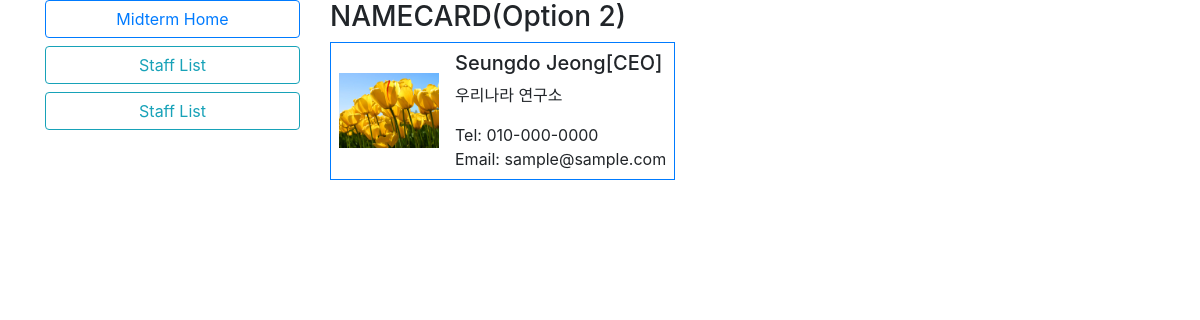
Page /midterm/list/1/alter/ on the committed database.
### midterm/models.py (models this page shows, shortened)
class Staff(models.Model):
    code = models.CharField(max_length=15)
    name = models.CharField(max_length=30)
    rank = models.CharField(max_length=100)
    image = models.ImageField(upload_to='midterm/images/%Y/%m/%d/',blank=True)
    def __str__(self):
        return f'{self.name}[{self.rank}]'

### midterm/views.py (the view)
# urls.py: path('list/<int:pk>/alter/',views.StaffCard2.as_view()),
class StaffCard2(DetailView):
    model = Staff
    template_name = 'midterm/name_card2.html'

### midterm/templates/midterm/name_card2.html
{% extends 'midterm/base.html' %}
{% block main_area %}
            <h3>NAMECARD(Option 2)</h3>
                <div class="media border border-primary d-inline-flex p-2">
                    {% if staff.image %}
                <img src="{{ staff.image.url }}" width="100" class="align-self-center mr-3" alt="...">
                    {% else %}
                    <img src="https://loremflickr.com/100/100" width="100" class="align-self-center mr-3" alt="...">
                    {% endif %}
                <div class="media-body">
                    <h5 class="mt-0">{{staff}}</h5>
                    <p>우리나라 연구소</p>
                    <p class="mb-0">Tel: 010-000-0000</p>
                    <p class="mb-0">Email: sample@sample.com</p>
                </div>
                </div>
{% endblock %}

### rows in the picture
Staff: image (picture), name+rank "Seungdo Jeong[CEO]"
